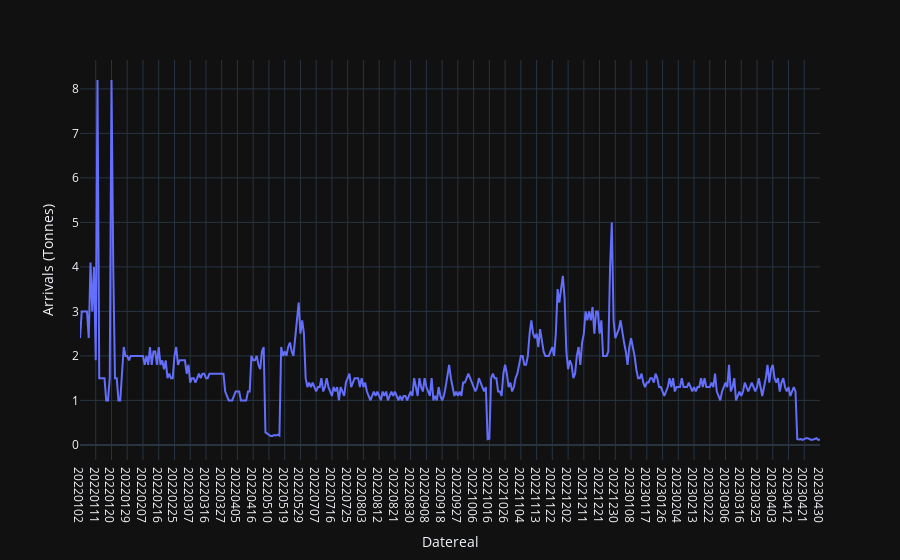

The code cell stored with this chart in its notebook:
### Code cell
import plotly.express as px
fig = px.line(mydata, x="Datereal", y="Arrivals (Tonnes)", template = 'plotly_dark')
fig.show()

### Figure 1 — Plotly figure (JSON) as saved in the notebook; plotly's stock layout.template omitted (floating-point values rounded to 4 significant figures; data arrays with more than 128 entries replaced by an {"elided": "..."} marker saying what was removed)
{"data": [{"hovertemplate": "Datereal=%{x}<br>Arrivals (Tonnes)=%{y}<extra></extra>", "legendgroup": "", "line": {"color": "#636efa", "dash": "solid"}, "marker": {"symbol": "circle"}, "mode": "lines", "name": "", "orientation": "v", "showlegend": false, "type": "scatter", "x": {"elided": "424 str values"}, "xaxis": "x", "y": {"elided": "424 float values"}, "yaxis": "y"}], "layout": {"legend": {"tracegroupgap": 0}, "margin": {"t": 60}, "xaxis": {"anchor": "y", "domain": [0, 1], "title": {"text": "Datereal"}}, "yaxis": {"anchor": "x", "domain": [0, 1], "title": {"text": "Arrivals (Tonnes)"}}}}
